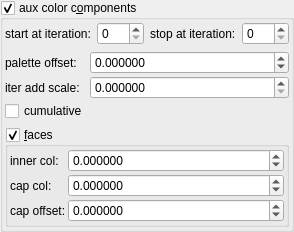
    <widget class="MyGroupBox" name="groupCheck_fold_color_aux_color_enabled_false">
     <property name="title">
      <string>aux color c&amp;omponents</string>
     </property>
     <property name="checkable">
      <bool>true</bool>
     </property>
     <layout class="QVBoxLayout" name="verticalLayout_11">
      <property name="leftMargin">
       <number>2</number>
      </property>
      <property name="topMargin">
       <number>2</number>
      </property>
      <property name="rightMargin">
       <number>2</number>
      </property>
      <property name="bottomMargin">
       <number>2</number>
      </property>
      <item>
       <layout class="QHBoxLayout" name="horizontalLayout_21" stretch="0,1,0,1">
        <item>
         <widget class="QLabel" name="label_102">
          <property name="text">
           <string>start at iteration:</string>
          </property>
         </widget>
        </item>
        <item>
         <widget class="MySpinBox" name="spinboxInt_fold_color_start_iterations_A">
          <property name="sizePolicy">
           <sizepolicy hsizetype="Minimum" vsizetype="Maximum">
            <horstretch>0</horstretch>
            <verstretch>0</verstretch>
           </sizepolicy>
          </property>
          <property name="minimum">
           <number>0</number>
          </property>
          <property name="maximum">
           <number>999</number>
          </property>
          <property name="value">
           <number>0</number>
          </property>
         </widget>
        </item>
        <item>
         <widget class="QLabel" name="label_74">
          <property name="text">
           <string>stop at iteration:</string>
          </property>
         </widget>
        </item>
        <item>
         <widget class="MySpinBox" name="spinboxInt_fold_color_stop_iterations_A">
          <property name="sizePolicy">
           <sizepolicy hsizetype="Preferred" vsizetype="Maximum">
            <horstretch>0</horstretch>
            <verstretch>0</verstretch>
           </sizepolicy>
          </property>
          <property name="maximum">
           <number>999</number>
          </property>
         </widget>
        </item>
       </layout>
      </item>
      <item>
       <layout class="QGridLayout" name="gridLayout_24" columnstretch="0,1">
        <property name="spacing">
         <number>2</number>
        </property>
        <item row="1" column="0">
         <widget class="QLabel" name="label_188">
          <property name="text">
           <string>iter add scale:</string>
          </property>
         </widget>
        </item>
        <item row="0" column="0">
         <widget class="QLabel" name="label_189">
          <property name="text">
           <string>palette offset:</string>
          </property>
         </widget>
        </item>
        <item row="2" column="0">
         <widget class="MyCheckBox" name="checkBox_fold_color_aux_color_enabledB_false">
          <property name="text">
           <string notr="true">cumulative</string>
          </property>
         </widget>
        </item>
        <item row="0" column="1">
         <widget class="MyDoubleSpinBox" name="spinbox4_fold_color_difs_0000_y">
          <property name="sizePolicy">
           <sizepolicy hsizetype="Minimum" vsizetype="Maximum">
            <horstretch>0</horstretch>
            <verstretch>0</verstretch>
           </sizepolicy>
          </property>
          <property name="prefix">
           <string/>
          </property>
          <property name="suffix">
           <string/>
          </property>
          <property name="decimals">
           <number>6</number>
          </property>
          <property name="minimum">
           <double>-99.998999999999995</double>
          </property>
          <property name="maximum">
           <double>99.998999999999995</double>
          </property>
          <property name="singleStep">
           <double>0.100000000000000</double>
          </property>
         </widget>
        </item>
        <item row="1" column="1">
         <widget class="MyDoubleSpinBox" name="spinbox_fold_color_difs0">
          <property name="sizePolicy">
           <sizepolicy hsizetype="Minimum" vsizetype="Maximum">
            <horstretch>0</horstretch>
            <verstretch>0</verstretch>
           </sizepolicy>
          </property>
          <property name="prefix">
           <string/>
          </property>
          <property name="suffix">
           <string/>
          </property>
          <property name="decimals">
           <number>6</number>
          </property>
          <property name="minimum">
           <double>0.000000000000000</double>
          </property>
          <property name="maximum">
           <double>99.998999999999995</double>
          </property>
          <property name="singleStep">
           <double>0.100000000000000</double>
          </property>
         </widget>
        </item>
       </layout>
      </item>
      <item>
       <widget class="MyGroupBox" name="groupCheck_fold_color_aux_color_enabledA_false">
        <property name="title">
         <string>&amp;faces</string>
        </property>
        <property name="checkable">
         <bool>true</bool>
        </property>
        <layout class="QVBoxLayout" name="verticalLayout_15" stretch="0">
         <property name="spacing">
          <number>2</number>
         </property>
         <property name="leftMargin">
          <number>2</number>
         </property>
         <property name="topMargin">
          <number>2</number>
         </property>
         <property name="rightMargin">
          <number>2</number>
         </property>
         <property name="bottomMargin">
          <number>2</number>
         </property>
         <item>
          <layout class="QGridLayout" name="gridLayout_6" columnstretch="0,1">
           <property name="spacing">
            <number>2</number>
           </property>
           <item row="1" column="0">
            <widget class="QLabel" name="label_178">
             <property name="text">
              <string>inner col:</string>
             </property>
            </widget>
           </item>
           <item row="2" column="1">
            <widget class="MyDoubleSpinBox" name="spinbox4_fold_color_difs_0000_w">
             <property name="sizePolicy">
              <sizepolicy hsizetype="Minimum" vsizetype="Maximum">
               <horstretch>0</horstretch>
               <verstretch>0</verstretch>
              </sizepolicy>
             </property>
             <property name="prefix">
              <string/>
             </property>
             <property name="suffix">
              <string/>
             </property>
             <property name="decimals">
              <number>6</number>
             </property>
             <property name="minimum">
              <double>-99.998999999999995</double>
             </property>
             <property name="maximum">
              <double>99.998999999999995</double>
             </property>
             <property name="singleStep">
              <double>0.100000000000000</double>
             </property>
            </widget>
           </item>
           <item row="1" column="1">
            <widget class="MyDoubleSpinBox" name="spinbox4_fold_color_difs_0000_z">
             <property name="sizePolicy">
              <sizepolicy hsizetype="Minimum" vsizetype="Maximum">
               <horstretch>0</horstretch>
               <verstretch>0</verstretch>
              </sizepolicy>
             </property>
             <property name="prefix">
              <string/>
             </property>
             <property name="suffix">
              <string/>
             </property>
             <property name="decimals">
              <number>6</number>
             </property>
             <property name="minimum">
              <double>-99.998999999999995</double>
             </property>
             <property name="maximum">
              <double>99.998999999999995</double>
             </property>
             <property name="singleStep">
              <double>0.100000000000000</double>
             </property>
            </widget>
           </item>
           <item row="3" column="0">
            <widget class="QLabel" name="label_180">
             <property name="text">
              <string>cap offset:</string>
             </property>
            </widget>
           </item>
           <item row="2" column="0">
            <widget class="QLabel" name="label_179">
             <property name="text">
              <string>cap col:</string>
             </property>
            </widget>
           </item>
           <item row="3" column="1">
            <widget class="MyDoubleSpinBox" name="spinbox4_fold_color_difs_0000_x">
             <property name="sizePolicy">
              <sizepolicy hsizetype="Minimum" vsizetype="Maximum">
               <horstretch>0</horstretch>
               <verstretch>0</verstretch>
              </sizepolicy>
             </property>
             <property name="prefix">
              <string/>
             </property>
             <property name="suffix">
              <string/>
             </property>
             <property name="decimals">
              <number>6</number>
             </property>
             <property name="minimum">
              <double>-99.998999999999995</double>
             </property>
             <property name="maximum">
              <double>99.998999999999995</double>
             </property>
             <property name="singleStep">
              <double>0.100000000000000</double>
             </property>
            </widget>
           </item>
          </layout>
         </item>
        </layout>
       </widget>
      </item>
     </layout>
    </widget>
